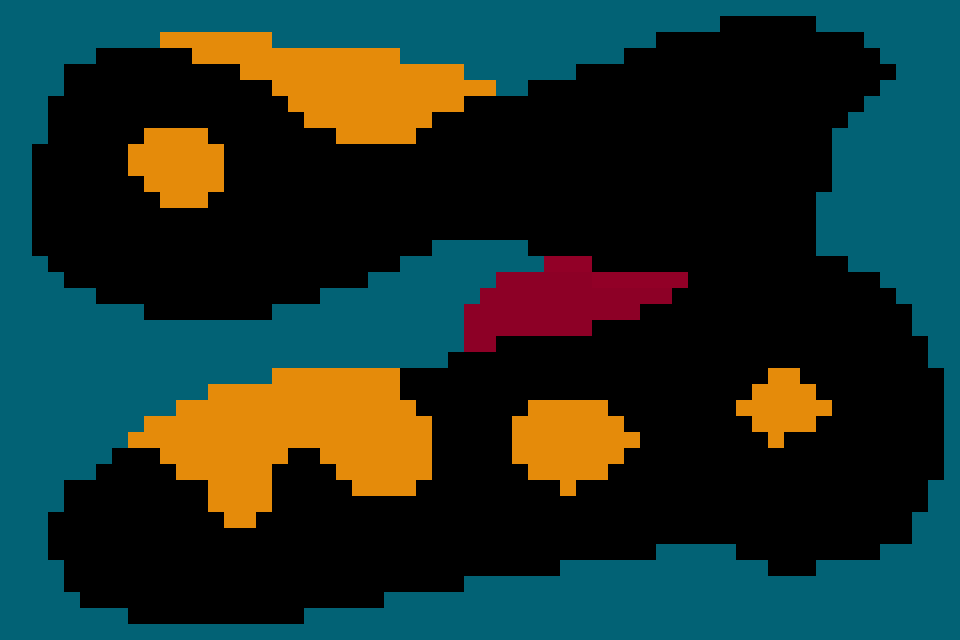

This is a level from a 2D game, rendered from its Tiled map with the project's own tilesets. A one-line summary and the map file follow, with tile-layer data summarised:
An orthogonal 60x40 tile map with 16x16 px tiles, 3 tile layers (BaseTiles, OneWayTiles, GrappleTiles), 2 tilesets and 22 objects.

<map version="1.0" orientation="orthogonal" renderorder="right-down" width="60" height="40" tilewidth="16" tileheight="16">
 <tileset firstgid="1" name="FloorTiles" tilewidth="16" tileheight="16">
  <image source="../../images/FloorTiles.png" width="64" height="16" />
 </tileset>
 <tileset firstgid="5" name="Collectible" tilewidth="16" tileheight="16">
  <image source="../../images/Collectible.png" width="16" height="16" />
 </tileset>
 <layer name="BaseTiles" width="60" height="40">
  <data>[2400 cells, 814 non-empty, 1 distinct tile ids]</data>
 </layer>
 <layer name="OneWayTiles" width="60" height="40">
  <data>[2400 cells, 9 non-empty, 1 distinct tile ids]</data>
 </layer>
 <layer name="GrappleTiles" width="60" height="40" opacity="0.97">
  <data>[2400 cells, 298 non-empty, 2 distinct tile ids]</data>
 </layer>
 <objectgroup name="Player">
  <object x="112" y="596" />
 </objectgroup>
 <objectgroup name="Collectibles">
  <object gid="5" x="496" y="516" />
  <object gid="5" x="532" y="528" />
  <object gid="5" x="568" y="532" />
  <object gid="5" x="612" y="524" />
  <object gid="5" x="636" y="508" />
  <object gid="5" x="212" y="568" />
  <object gid="5" x="256" y="568" />
  <object gid="5" x="284" y="560" />
  <object gid="5" x="316" y="548" />
  <object gid="5" x="164" y="256" />
  <object gid="5" x="204" y="248" />
  <object gid="5" x="236" y="228" />
  <object gid="5" x="248" y="192" />
  <object gid="5" x="256" y="152" />
  <object gid="5" x="240" y="124" />
  <object gid="5" x="200" y="104" />
  <object gid="5" x="148" y="100" />
  <object gid="5" x="116" y="120" />
  <object gid="5" x="88" y="156" />
  <object gid="5" x="96" y="212" />
  <object gid="5" x="128" y="244" />
 </objectgroup>
 <objectgroup name="Text">
  <properties>
   <property name="Size" value="16" />
   <property name="Text" value="While in the air," />
  </properties>
 </objectgroup>
</map>
